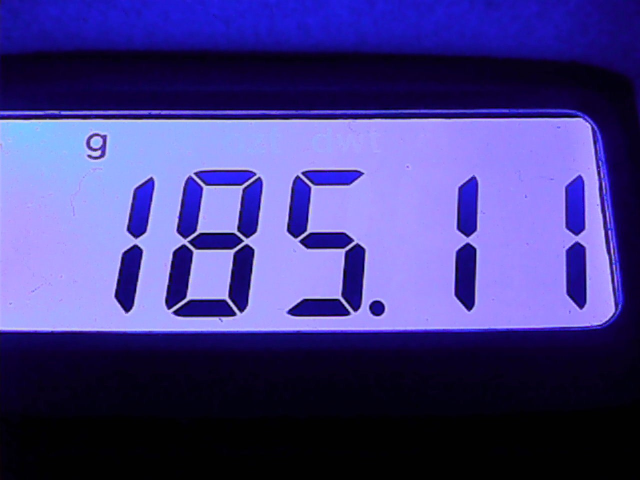
#> input picture Test_Images/test_01.jpg, 1280 x 960 px, found by its file name (shown at 1/2 size)
$ python cnn_image_pre_process.py
#> lines starting #> are read from the running program, lines starting #| are printed output that depends on the picture; after the words box and inside, x2 and y2 are one past the last pixel; in counts of white or black regions, pixels touching at a corner belong together
import cv2
import numpy as np

rawImage = cv2.imread("test_01.jpg")
#> rawImage is the input picture: shape (960, 1280, 3); mean B, G, R 135.1, 60, 67.8
cv2.imshow("Image", rawImage)
# To Check Whether the Area which is cropped is a blank area without a digit
def isBlankDigit(image):
    flatList = image.flatten()
    # print(flatList)
    noOfHighs = 0
    noOfLows = 0
    for val in flatList:
        if val > 250 :
            noOfHighs += 1
    # print(noOfHighs / flatList.size)
    if noOfHighs / flatList.size > 0.95 :
        return True
    else :
        return False


def preProcessImage(raw_image):

    imgGray = cv2.cvtColor(raw_image, cv2.COLOR_BGR2GRAY)
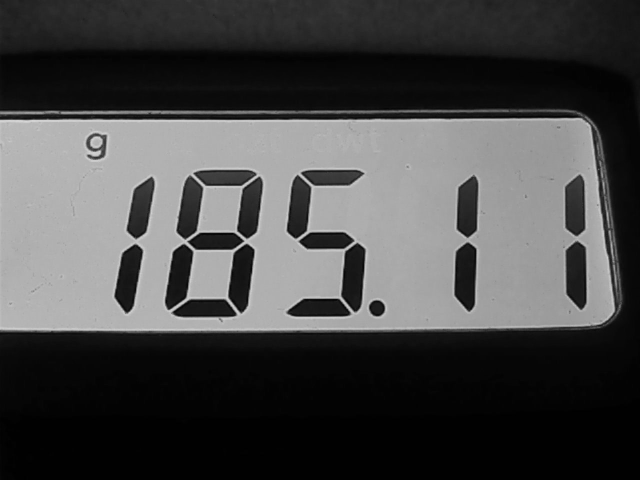
#> imgGray: shape (960, 1280) (shown at 1/2 size); min 0, max 220, mean 70.9
    imgBlur = cv2.GaussianBlur(imgGray,(9,9),8)
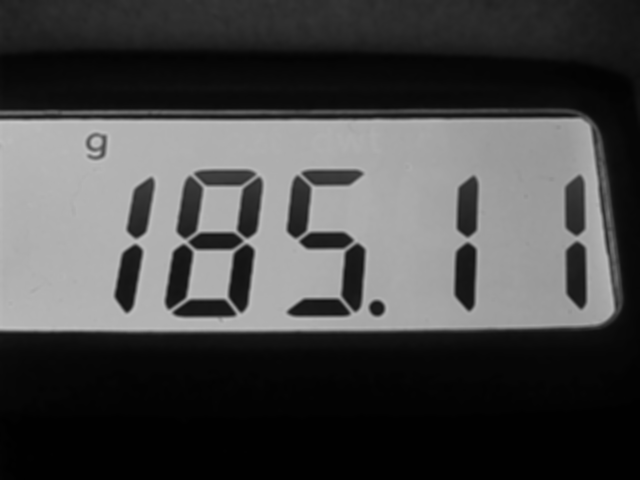
#> imgBlur: shape (960, 1280) (shown at 1/2 size); min 0, max 199, mean 70.9

    # Cropping the Image to extract the Area Where the Digigit Appear
    # 1.2MP 1280x960
    croppedImage = imgBlur[325:648, 100:1198]
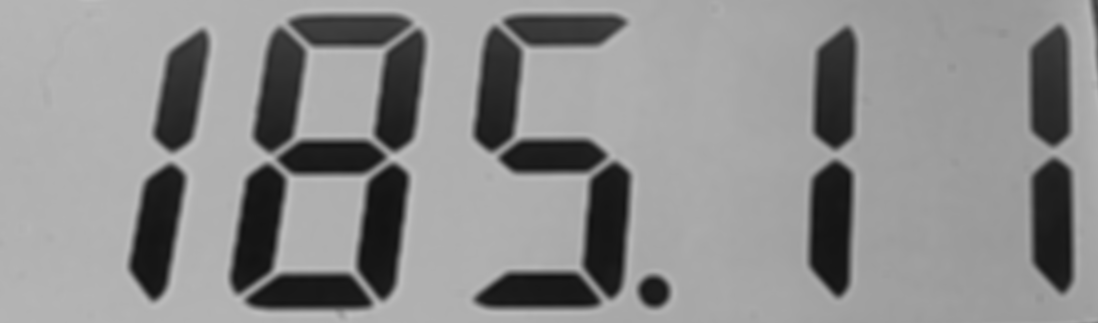
#> croppedImage: shape (323, 1098); min 17, max 193, mean 141.3
    # 0.9MP 1280x720
    # croppedImage = imgGray[205:525, 100:1198]
    # cv2.imshow("Cropped Image", croppedImage)

    # Thresholding the Image
    ret, threshImage = cv2.threshold(croppedImage, 70, 255, cv2.THRESH_BINARY)
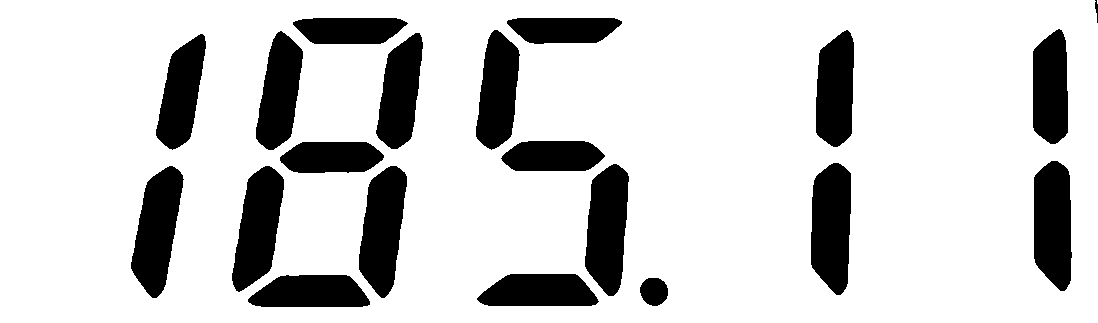
#> threshImage: shape (323, 1098); 81.7% white; 20 black regions, largest, box (x1, y1, x2, y2) and area: (811, 163, 851, 295) 4389, (359, 166, 407, 298) 4347, (585, 164, 629, 296) 4342

    # Margings/ Bounderies of the Digits -> For Cropping
    marginList = [(0, 215), (225, 440), (450, 655), (680, 880), (890, threshImage.shape[1] )]

    rows = []

    # There are only 5 digits to extracted from the LCD Display
    for i in range(5):
        # print(marginList[i][0])
        digit = threshImage[:, marginList[i][0] : marginList[i][1]]

        # digitText = "Digit " + str(i)
        # cv2.imshow(digitText, digit)
        cv2.imshow("Img" + str(i), digit)
        if isBlankDigit(digit) != True :

            # print("Blank Digit Found")
            digit = cv2.resize(digit, (28, 28))
            # print(digit.shape)
            flatList = digit.flatten()
            newRow = []
            for val in flatList:
                newRow.append(val)
            rows.append(np.array(newRow, 'float').reshape(28, 28))
#> this loop made 5 passes
#> pass 1, in preProcessImage, `digit = threshImage[:, marginList[i][0] : marginList[i][1]]`:
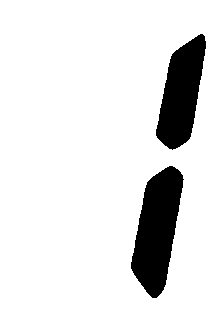
#> digit: shape (323, 215); 88.7% white; 2 black regions, box (x1, y1, x2, y2) and area: (131, 166, 184, 298) 4316, (156, 34, 206, 150) 3536
#> pass 2, in preProcessImage, `digit = threshImage[:, marginList[i][0] : marginList[i][1]]`:
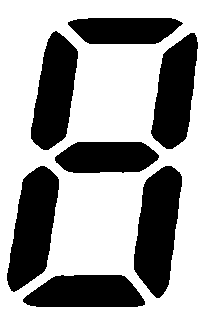
#> digit: shape (323, 215); 65.1% white; 7 black regions, largest, box (x1, y1, x2, y2) and area: (134, 166, 182, 298) 4347, (7, 166, 59, 292) 4196, (31, 31, 78, 150) 3700
#> after the loop:
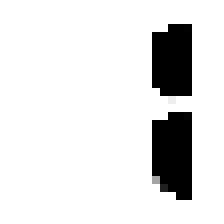
#> digit: shape (28, 28) (shown 8 times larger); min 0, max 255, mean 225.6
#> after the loop, flatList = 784 values, max 255 at index 0, min 0 at index 105, mean 225.6; newRow has the same summary as flatList; rows = 5 items

    return np.array(rows)

print(preProcessImage(rawImage).shape)
#| (5, 28, 28)

cv2.waitKey(0)

$ run again, with Test_Images/test_02.jpg copied over Test_Images/test_01.jpg
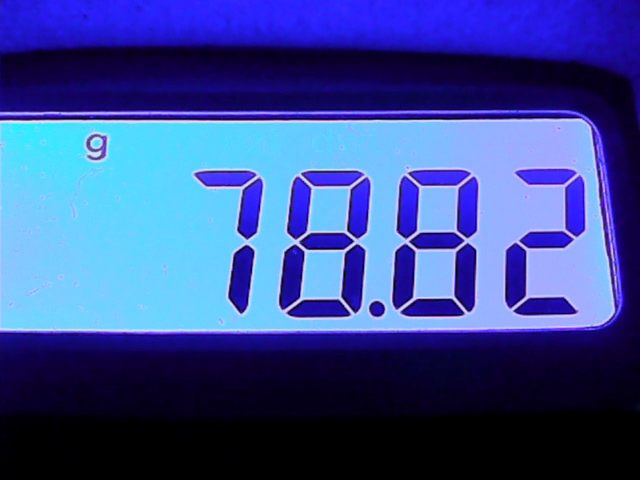
#> input picture Test_Images/test_02.jpg, 1280 x 960 px, found by its file name (shown at 1/2 size)
#> rawImage is the input picture: shape (960, 1280, 3); mean B, G, R 147.8, 74.5, 55.9
#> in preProcessImage, `ret, threshImage = cv2.threshold(croppedImage, 70, 255, cv2.THRESH_BIN..`:
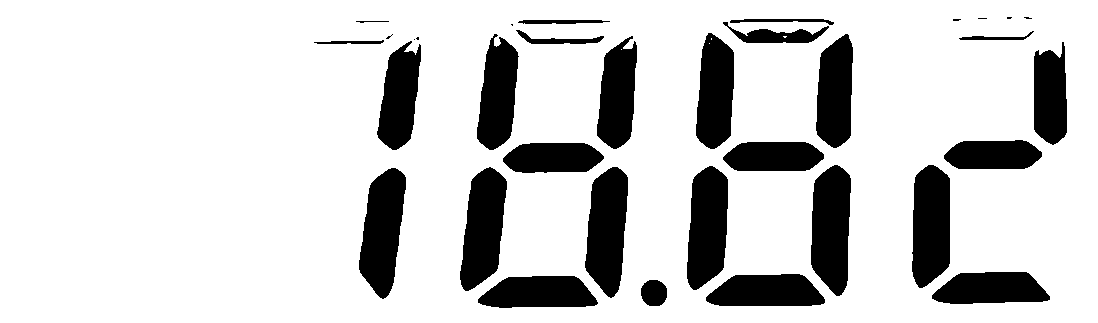
#> threshImage: shape (323, 1098); 82% white; 34 black regions (8 under 20 px), largest, box (x1, y1, x2, y2) and area: (811, 165, 851, 296) 4212, (585, 167, 628, 298) 4175, (359, 168, 406, 299) 4165
#> after the loop in preProcessImage, `for i in range(5):`:
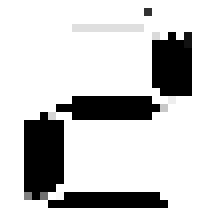
#> digit: shape (28, 28) (shown 8 times larger); min 0, max 255, mean 207.7
#> after the loop in preProcessImage, `for i in range(5):`: flatList = 784 values, max 255 at index 0, min 0 at index 133, mean 207.7; newRow has the same summary as flatList; rows = 4 items
#| (4, 28, 28)

$ run again, with Test_Images/test_03.jpg copied over Test_Images/test_01.jpg
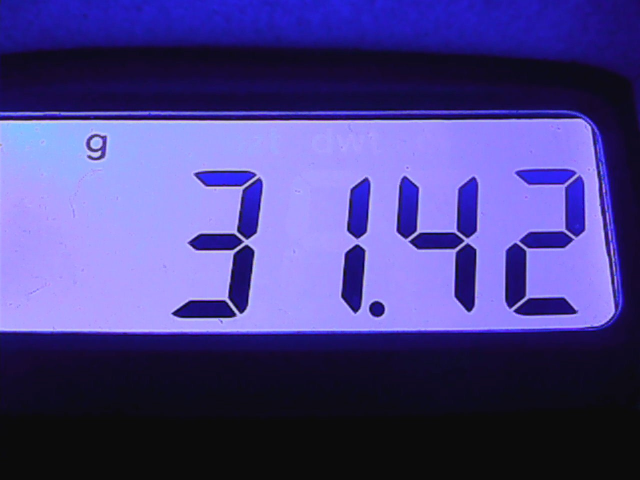
#> input picture Test_Images/test_03.jpg, 1280 x 960 px, found by its file name (shown at 1/2 size)
#> rawImage is the input picture: shape (960, 1280, 3); mean B, G, R 137.2, 65, 73.5
#> in preProcessImage, `ret, threshImage = cv2.threshold(croppedImage, 70, 255, cv2.THRESH_BIN..`:
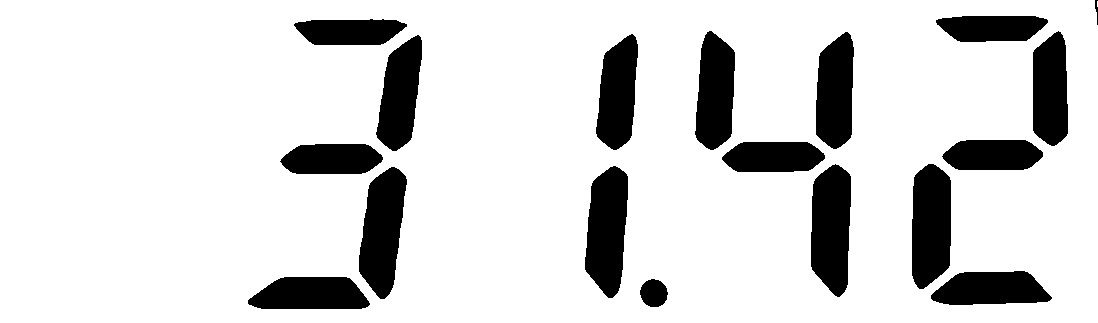
#> threshImage: shape (323, 1098); 84.6% white; 18 black regions, largest, box (x1, y1, x2, y2) and area: (811, 164, 851, 297) 4354, (359, 167, 407, 299) 4304, (585, 166, 628, 298) 4292
#> after the loop in preProcessImage, `for i in range(5):`:
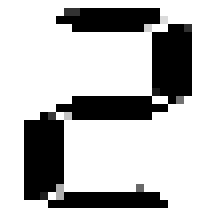
#> digit: shape (28, 28) (shown 8 times larger); min 0, max 255, mean 193.4
#> after the loop in preProcessImage, `for i in range(5):`: flatList = 784 values, max 255 at index 0, min 0 at index 38, mean 193.4; newRow has the same summary as flatList; rows = 4 items
#| (4, 28, 28)
